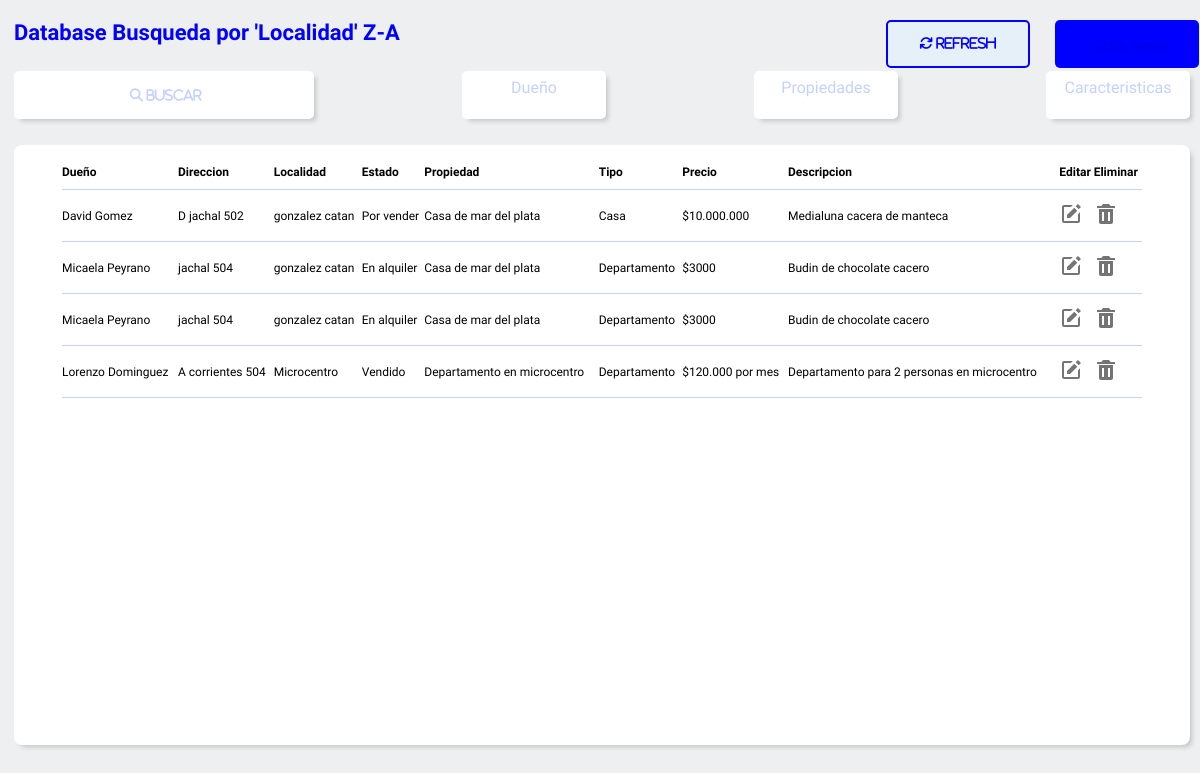
Page /localidad_za/ on the committed database.
### bd_app/models.py (models this page shows, shortened)
class datos_propiedad_model(models.Model):
    CASA='Casa'
    DEPARTAMENTO= 'Departamento'
    TERRENO= 'Terreno'
    LOCAL_COMERCIAL='Local comercial'
    PH = 'PH'
    QUINTA_VACACIONAL='Quinta vacacacional'
    OFICINA_COMERCIAL= 'Oficina comercial'
    GARAGE= 'Garage'
    BODEGA_GALPON= 'Bodega-Galpon'
    FCOMERCIO= 'Fondo de comercio'
    HOTEL= 'Hotel'
    DEPOSITO= 'Deposito'
    BODEGA= 'Bodega, niho o parcela'
    CONSULTORIO= 'Consultorio'
    OPCIONES=[(CASA,'Casa'),
              (DEPARTAMENTO, 'Departamento'),
              (TERRENO,'terreno'),
              (LOCAL_COMERCIAL,'Local comercial'),
              (PH,'ph'),
              (QUINTA_VACACIONAL,'Quinta vacacional'),
              (OFICINA_COMERCIAL,'Oficina comercial'),
              (GARAGE, 'Garage'),
              (BODEGA_GALPON, 'Bodega-Galpon'),
              (FCOMERCIO, 'Fondo de comercio'),
              (HOTEL, 'Hotel'),
              (DEPOSITO, 'Deposito'),
              (BODEGA, 'Bodega, niho o parcela'),
              (CONSULTORIO, 'Consultorio'),
              ]
    DIS='Disponible'
    ALQ='Alquilado'
    ENAL= 'En alquiler'
    ENV= 'En venta'
    POR = 'Por vender'
    VN= 'Vendido'
    OPCIONES_ESTADO=[(DIS,'Disponible'),
                     (ENAL,'En alquiler'),
                     (ALQ,'Alquilado'),
                     (ENV,'En venta'),
                     (POR,'Por vender'),
                     (VN,'Vendido')]
    id = models.AutoField(primary_key=True)
    dueño= models.CharField(max_length=50,blank=True)
    tipo = models.CharField(choices=OPCIONES,
                            max_length=50,
                            default=CASA,
                            null=True,
                            blank = True)
    estado = models.CharField(max_length=50,null=True,blank=False,
                              choices=OPCIONES_ESTADO,
                              default=DIS,)
    direccion = models.CharField(max_length=50,null=True,blank=False)
    descripcion= models.CharField(max_length=200,null=True,blank=False)
    pais= models.CharField(max_length=50,blank = True,null=True)
    provincia = models.CharField(max_length=50,blank = True,null=True)
    localidad = models.CharField(max_length=50,blank = True,null=True)
    parcela= models.IntegerField(null=True,blank=False)
    lote= models.CharField(max_length=50,null=True,blank=False)
    tamaño= models.CharField(max_length=50,null=True,blank=False)
    metros2 = models.CharField(max_length=50,null=True,blank=False)
    clave_c=models.CharField(max_length=50,null=True,blank=False)
    titular = models.CharField(max_length=50,null=True,blank=False)
    MN='Monoambiente'
    DOS='2 Ambientes'
    TRES='3 Ambientes'
    CUATRO='4 Ambientes'
    CINCO='5 Ambientes'
    OPCIONES_AMBIENTES=[(MN,'Monoambiente'),
                        (DOS,'2 Ambientes'),
                        (TRES,'3 Ambientes'),
                        (CUATRO,'4 Ambientes'),
                        (CINCO,'5 Ambientes')]
    propiedad = models.CharField(max_length=200,null=True,blank=False)
    ambientes= models.CharField(max_length=50,null=True,blank=False,
                             choices=OPCIONES_AMBIENTES,
                             default= MN)
    baños= models.IntegerField(null=True,blank=False)
    dormitorios= models.IntegerField(null=True,blank=False)
    cocina= models.IntegerField(null=True,blank=False)
    living= models.IntegerField(null=True,blank=False)
    comedor= models.IntegerField(null=True,blank=False)
    garage= models.IntegerField(null=True,blank=False)
    sotano=models.IntegerField(null=True,blank=False)
    terrasa= models.IntegerField(null=True,blank=False)
    descripcion= models.CharField(max_length=200,null=True,blank=False)
    precio= models.CharField(max_length=20,null=True,blank=False)

### bd_app/views.py (the view)
# urls.py: path('localidad_za/',localidad_za,name='localidad_za'),
def localidad_za (request):
      queryset = request.GET.get('buscar')
      clientes= datos_propiedad_model.objects.all().order_by('-localidad')
      if queryset:
          clientes= datos_propiedad_model.objects.filter(localidad = True)
          clientes= datos_propiedad_model.objects.filter(
            Q(localidad__icontains = queryset)
            ).distinct().order_by('-localidad')
      return render (request,'bd_app/filtros/localidad/localidad_za.html',{'clientes':clientes})

### bd_app/templates/bd_app/filtros/localidad/localidad_za.html (shortened to what this page needs)
{% extends 'bd_app/inicio.html' %}
{% block titulo %}
<h4 class="titulo_database">Database Busqueda por 'Localidad' Z-A</h4>
{% endblock %}
{% block tabla %}
<div class="tabla__main">
    <table>
        <thead>
            <th> <a href="{% url 'dueño_az' %}"> Dueño</th></a>
            <th ><a href="{% url 'direccion_az' %}" >Direccion</th></a>
            <th ><a href="{% url 'localidad_az' %}" >Localidad</th></a>
            <th ><a href="{% url 'estado_az' %}" >Estado</th></a>
            <th ><a href="{% url 'propiedad_az' %}" >Propiedad</th></a>
            <th ><a href="{% url 'tipo_az' %}" >Tipo</th></a>
            <th> <a href="{% url 'precio_az' %}"> Precio</th></a>
            <th ><a href="{% url 'descripcion_az' %}" >Descripcion</th></a>
            <th ><a href="{% url 'inicio' %}" >Editar</th></a>
            <th ><a href="{% url 'inicio' %}" >Eliminar</th></a>
        </thead>
        <tbody>
            {% for i in clientes %}
            <tr>
                <td>{{ i.dueño }}</td>
                <td>{{ i.direccion }}</td>
                <td>{{ i.localidad}}</td>
                <td>{{ i.estado}}</td>
                <td>{{ i.propiedad }}</td>
                <td>{{ i.tipo }}</td>
                <td>{{ i.precio }}</td>
                <td>{{ i.descripcion}}</td>
                <td class='edit'></td>
                <td class='delete'><a  href="{% url 'delete' i.id %}"  id="{{ i.id }}" > <svg class='buttom_delete'  xmlns="http://www.w3.org/2000/svg" width="24" height="24" viewBox="0 0 24 24" style="fill: rgb(116, 116, 116);transform: ;msFilter:;"><path d="M6 7H5v13a2 2 0 0 0 2 2h10a2 2 0 0 0 2-2V7H6zm4 12H8v-9h2v9zm6 0h-2v-9h2v9zm.618-15L15 2H9L7.382 4H3v2h18V4z"></path></svg> </a></td>
            </tr>
            {% endfor %}
    </table>
</div>
{% endblock %}

### bd_app/static/bd_app/style_2.css (style rules this page uses)
* { margin: 0; padding: 0; box-sizing: border-box; font-family: 'Orbitron', sans-serif; font-family: 'Urbanist', sans-serif; }
body { display: flex; justify-content: center; align-items: center; background-color: #edeff1; }
.titulo_database { grid-column: 1/2; color: blue;; font-size: 22px; width: 500px; }
.tabla__main { grid-row: 2/3; grid-column: 1/4; background-color: rgb(255, 255, 255); display: flex; margin: 10px auto; margin-bottom: 10px; width: 98vw; height: 75vh; justify-content: center; border-radius: 8px ; box-shadow: 4px 4px 5px -2px rgba(0,0,0,0.18); -webkit-box-shadow: 4px 4px 5px -2px rgba(0,0,0,0.18); -moz-box-shadow: 4px 4px 5px -2px rgba(0,0,0,0.18); }
.tabla__main table { margin-top: 20px; width: 90vw; height: 10vh; border-collapse: collapse; border-bottom: solid 0.5px #c4d2fb; text-align: left; font-size: 12px; }
.tabla__main tr { margin-bottom: 40PX; }
th { padding-bottom: 10px ; }
.tabla__main td { border-top: solid 0.5px #c4d2fb; padding:4px 0; font-size: 12px; padding-bottom: 12px; padding-top: 12px; }
.tabla__main a { list-style: none; text-decoration: none; color: black; }

### bd_app/nahuel/style.css (style rules this page uses)
* { margin: 0; padding: 0; box-sizing: border-box; }

### rows in the picture
datos_propiedad_model: dueño "David Gomez", direccion "D jachal 502", localidad "gonzalez catan", estado "Por vender", propiedad "Casa de mar del plata", tipo "Casa", precio "$10.000.000", descripcion "Medialuna cacera de manteca"
datos_propiedad_model: dueño "Micaela Peyrano", direccion "jachal 504", localidad "gonzalez catan", estado "En alquiler", propiedad "Casa de mar del plata", tipo "Departamento", precio "$3000", descripcion "Budin de chocolate cacero"
datos_propiedad_model: dueño "Micaela Peyrano", direccion "jachal 504", localidad "gonzalez catan", estado "En alquiler", propiedad "Casa de mar del plata", tipo "Departamento", precio "$3000", descripcion "Budin de chocolate cacero"
datos_propiedad_model: dueño "Lorenzo Dominguez", direccion "A corrientes 504", localidad "Microcentro", estado "Vendido", propiedad "Departamento en microcentro", tipo "Departamento", precio "$120.000 por mes", descripcion "Departamento para 2 personas en microcentro"
